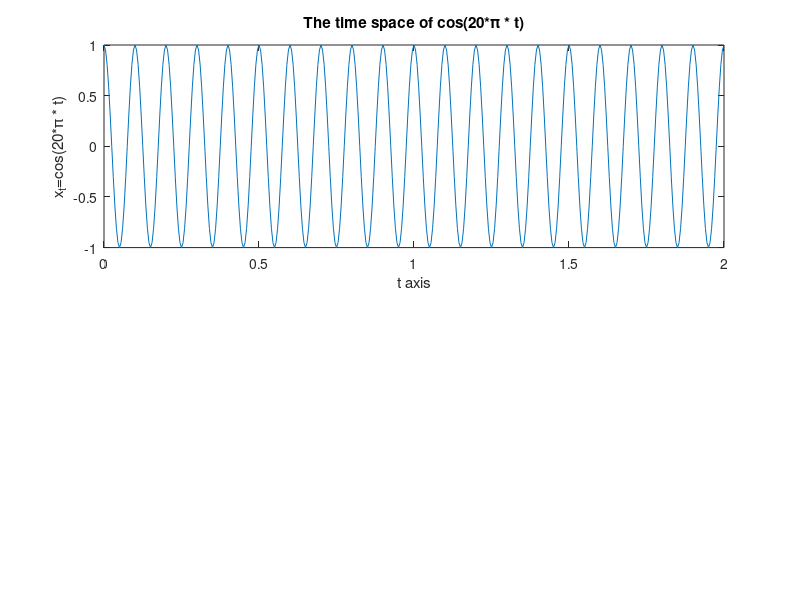

MATLAB code for this plot: (Note: this script raises an error after producing the figure.)
clear
clc
t = 0:0.005:2
x_t = cos(20*pi * t)
subplot(2, 1, 1)
plot(t, x_t)
title('The time space of cos(20*\pi * t)')
xlabel('t axis')
ylabel('x_t=cos(20*\pi * t)')
[f, s] = ft(t, x_t)
subplot(2, 1, 2)
plot(f, s)
title('The frequency space of cos(20*\pi * t)')
xlabel('s axis')
ylabel('x_s')

% result
% As we can see the fourier transformation of sin(w_0*x) is the sum of two Dirac function.
% Because it is generalized fourier transformation and Dirac is test function of function analysis.
% 
clear
clc
t = -2:0.01:2;
subplot(2, 1, 1)
rect = rect_function(t);
plot(t, rect);
grid on
title('the time space of rect_function')
xlabel('t axis')
ylabel('rect_function')
subplot(2, 1, 2)
[f, s] = ft(t, rect);
plot(f, abs(s))
grid on
title('the frequency space of rect_function')
xlabel('s axis')
ylabel('fourier transformation of rect_function')